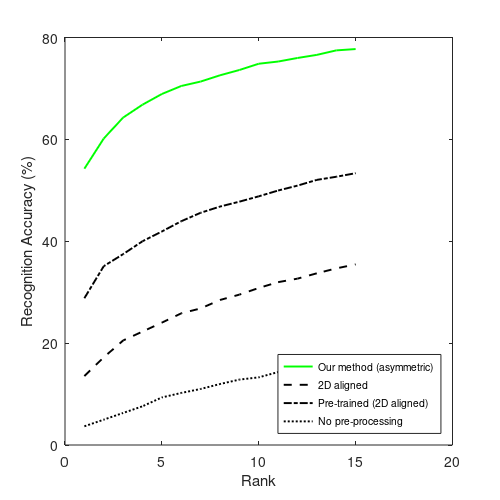

Reproduce this figure in MATLAB.
y1 = [54.24,60.17,64.28,66.81,68.91,70.48,71.35,72.58,73.62,74.85,75.28,75.98,76.59,77.47,77.73]; %Vito
y2 = [13.54,17.21,20.52,22.27,24.02,25.85,26.81,28.47,29.52,30.83,31.97,32.66,33.71,34.67,35.46]; %2D
y3 = [28.82,35.11,37.47,40.0,41.92,43.93,45.59,46.81,47.77,48.82,49.96,50.92,52.05,52.66,53.36]; %Pre
y4 = [3.67,4.98,6.29,7.6,9.34,10.22,11.0,11.97,12.84,13.28,14.32,15.11,15.63,16.42,16.68]; %Orig
x = [1,2,3,4,5,6,7,8,9,10,11,12,13,14,15];
w = 1.4;
plot(x,y1,'g','LineWidth',w);
hold on
plot(x,y2,'--k','LineWidth',w);
hold on
plot(x,y3,'-.k','LineWidth',w);
hold on
plot(x,y4,':k','LineWidth',w);

xlabel('Rank');
ylabel('Recognition Accuracy (%)');
%xticklabels({'top-1','top-5','top-10'});
h = legend('Our method (asymmetric)','2D aligned','Pre-trained (2D aligned)','No pre-processing','Location','southeast');
set(h,'FontSize',7.5);  
%set(gca, 'XTickLabel', {'top-1','top-5','top-10'});
set(gcf, 'papersize', [5 5]);
   set(gcf, 'paperposition', [0 0 5 5]);
   print -dpdf C:\Users\Sandipan\Desktop\NDFaceNet_New\FG2017_latex_template\FG2017_latex_template\Images\CMC_Handheld_OldVito_Front_Newest.pdf
